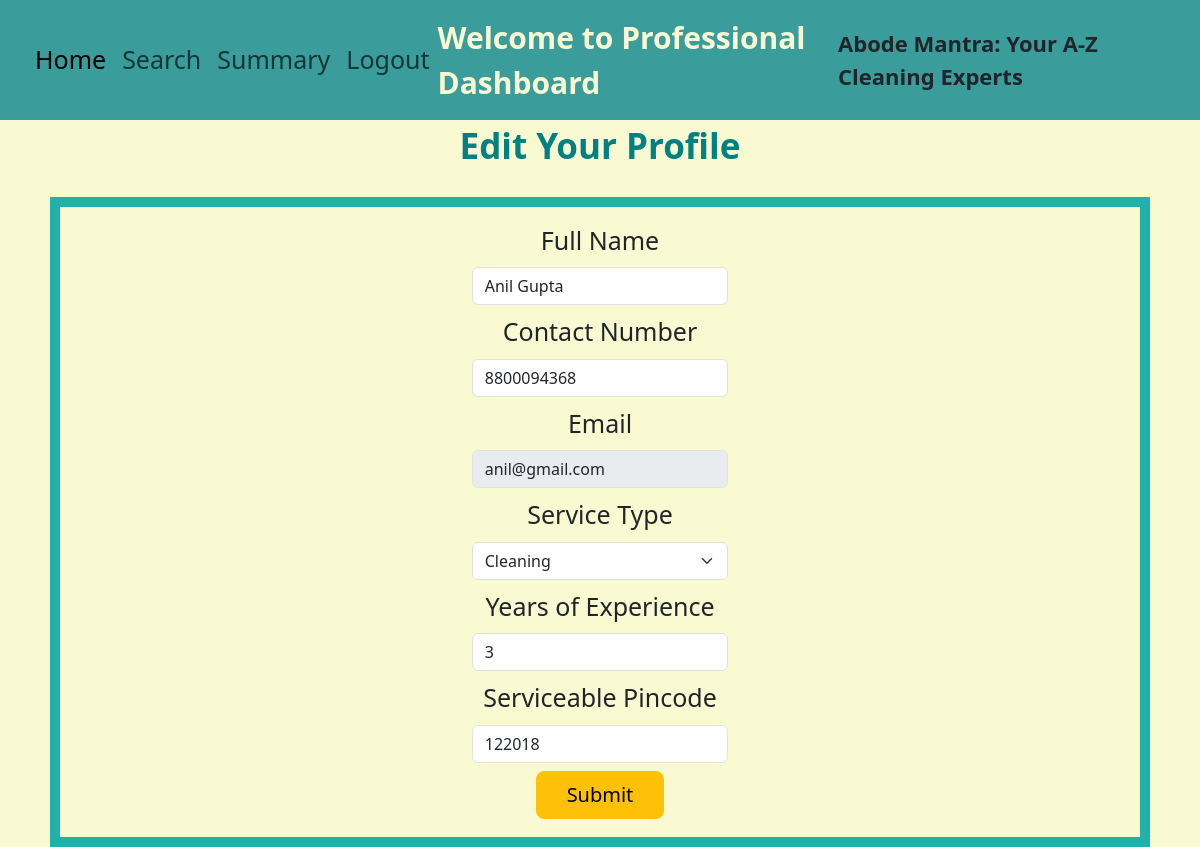
The page /pro/profile/1 on the database its author committed.
### application/models.py (models this page shows)
class Professional(db.Model):
    __tablename__="professional"
    pro_id=db.Column(db.Integer, primary_key=True, autoincrement=True)
    pro_name=db.Column(db.String(), nullable=False)
    pro_contact_no=db.Column(db.Integer)
    pro_email=db.Column(db.String(), nullable=False, unique=True)
    pro_password=db.Column(db.String(), nullable=False)
    pro_service_type=db.Column(db.String(), nullable=False)
    pro_exp=db.Column(db.Integer, nullable=False)
    pro_pincode=db.Column(db.Integer, nullable=False)
    pro_status=db.Column(db.String())
    serv_req_pro=db.Relationship('ServiceRequest',backref='srp')

### application/controllers.py (the view, shortened to what this page needs)
@app.route('/pro/profile/<int:pro_id>',methods=["GET","POST"])
def pro_profile(pro_id):
    if request.method=="GET":
        pro_data=Professional.query.filter(Professional.pro_id==pro_id).first()
        return render_template('profile_professional.html',pid=pro_id,pro_data=pro_data,service_data=service_type_list)

### templates/profile_professional.html (shortened to what this page needs)
<!DOCTYPE html>
<html lang="en">
<head>
    <link rel="stylesheet" href="/static/bootstrap/css/bootstrap.min.css">
</head>
<body style="background-color:lightgoldenrodyellow">
    <nav class="navbar navbar-expand-lg col-md-12" style="background-color:#3B9C9C; font-size: 25px; padding: 15px;">
        <div class="container-fluid">
            <ul class="navbar-nav">
            <li class="nav-item">
                <a class="nav-link active" href="{{url_for('pro_home',pro_id=pid)}}">Home</a>
            </li>
            <li class="nav-item">
                <a class="nav-link" href="/pro/search/{{pid}}">Search</a>
            </li>
            <li class="nav-item">
                <a class="nav-link" href="{{ url_for('pro_summary',pro_id=pid)}}">Summary</a>
            </li>
            <li class="nav-item">
                <a class="nav-link" href="/">Logout</a>
            </li>
            </ul>
            <p class="mb-0" style="color:lightgoldenrodyellow; font-size:30px; font-weight:bold;">Welcome to Professional Dashboard</p>
            <p class="mb-0" style="font-size:22px; font-weight:bold;">Abode Mantra: Your A-Z Cleaning Experts</p>
        </div>
    </nav>
    <p class="mb-0 text-center" style="color:teal; font-size:35px; font-weight:bold;">Edit Your Profile</p><br>
    <div class="container">
        <div class="row" id="Profile-form">
            <form method="POST" class="text-center">
                <div class="mb-2 col-md-3" style="text-align: center;padding:0px;margin:auto">
                    <label for="name" class="form-label">Full Name</label>
                    <input type="text" class="form-control" id="name" name="fullname" value="{{pro_data.pro_name}}" required>
                </div>
                <div class="mb-2 col-md-3" style="text-align: center;padding:0px;margin:auto">
                    <label for="name" class="form-label">Contact Number</label>
                    <input type="tel" class="form-control" name="pro_contact_no" value="{{pro_data.pro_contact_no}}" min="10" max="10" required>
                </div>
                <div class="mb-2 col-md-3" style="text-align: center;padding:0px;margin:auto">
                    <label for="inputEmail4" class="form-label">Email</label>
                    <input type="email" class="form-control" id="inputEmail4" value="{{pro_data.pro_email}}" name="email" disabled>
                </div>
                <div class="mb-2 col-md-3" style="text-align: center;padding:0px;margin:auto">
                    <label for="name" class="form-label">Service Type</label>
                    <select class="form-select" name="service_type">
                        <option selected>{{pro_data.pro_service_type}}</option>
                    </select>
                </div>
                <div class="mb-2 col-md-3" style="text-align: center;padding:0px;margin:auto">
                    <label for="name" class="form-label">Years of Experience</label>
                    <input type="number" class="form-control" id="exp" name="yrs_of_exp" value="{{pro_data.pro_exp}}" required>
                </div>
                <div class="mb-2 col-md-3" style="text-align: center;padding:0px;margin:auto">
                    <label for="inputZip" class="form-label">Serviceable Pincode</label>
                    <input type="text" class="form-control" id="inputZip" name="pincode" value="{{pro_data.pro_pincode}}" required>
                </div>
                <div class="col-md-3" style="text-align: center;padding:0px;margin:auto">
                    <button type="submit" class="btn btn-warning btn-lg p-2 col-6">Submit</button>
                </div>
        </div>
    </div>
</body>
</html>

### templates/profile_professional.html (style rules this page uses)
#Profile-form { background-color:lightgoldenrodyellow; padding: 15px; font-size: 25px; margin: auto; border: 10px solid lightseagreen; height: 650px; width: 1100px; }

### rows shown on the page
Professional: fullname "Anil Gupta", pro_contact_no "8800094368", email "anil@gmail.com", service_type "Cleaning", yrs_of_exp "3", pincode "122018"
